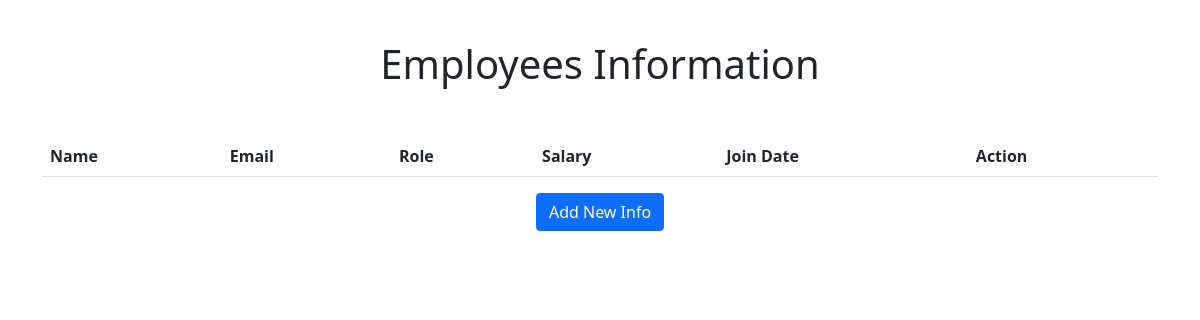
/, run on an earlier commit of the app's database.
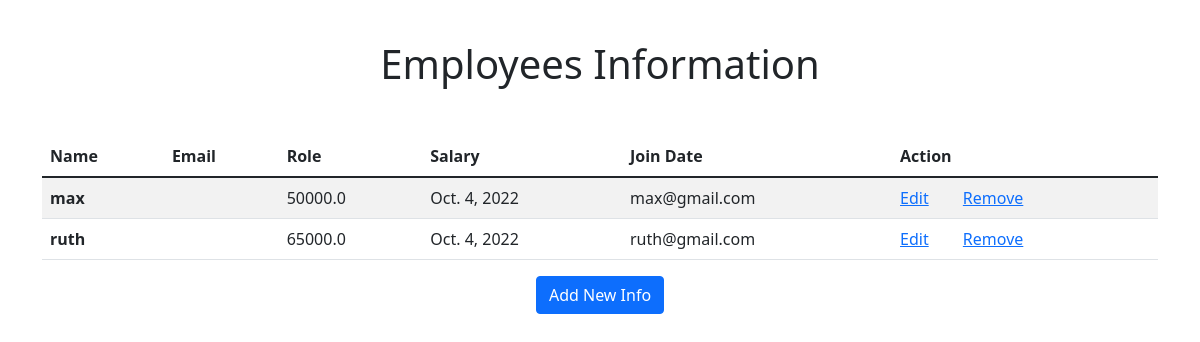
And on a later commit of the database.
### emp/models.py (models this page shows, shortened)
class Emp(models.Model):
    emp_name = models.CharField(max_length=100)
    dept = models.ForeignKey(Dept, on_delete=models.CASCADE, null=True)
    emp_salary = models.FloatField()
    date_join = models.DateField()
    emp_address = models.TextField()

### emp/views.py (the view)
# urls.py: path('', views.emp_list, name='emp_list'),
def emp_list(request):
    emp = Emp.objects.all()
    context = {
        'emp': emp,
    }
    return render(request, 'emp/list.html', context)

### emp/templates/emp/list.html (shortened to what this page needs)
{% extends 'base.html' %}
{% block content %}
    <h1 style="text-align: center; padding-top: 1em; padding-bottom: 1em;">Employees Information</h1>
    <table class="table table-striped">
        <thead>
            <tr>
                <th scope="col">Name</th>
                <th scope="col">Email</th>
                <th scope="col">Role</th>
                <th scope="col">Salary</th>
                <th scope="col">Join Date</th>
                <th scope="col">Action</th>
            </tr>
        </thead>
        <tbody>
            {% for employee in emp %}
                <tr>
                    <th scope="row">{{ employee.emp_name }}</th>
                    <td>{{ employee.emp_dept }}</td>
                    <td>{{ employee.emp_salary }}</td>
                    <td>{{ employee.date_join }}</td>
                    <td>{{ employee.emp_address }}</td>
                    <td>
                        <a style="margin-right: 30px;" href="{% url 'edit_emp' %}">Edit</a>
                        <a href="{% url 'delete_emp' %}">Remove</a>
                    </td>
                </tr>
            {% endfor %}
        </tbody>
    </table>
    <div class="text-center">
        <a href="{% url 'create_emp' %}"><button type="button" class="btn btn-primary">Add New Info</button></a>
    </div>
{% endblock content %}

What changed in the data, as far as the page shows it:
added Emp: emp_name "max", emp_salary "50000.0", date_join "Oct. 4, 2022", emp_address "max@gmail.com"
added Emp: emp_name "ruth", emp_salary "65000.0", date_join "Oct. 4, 2022", emp_address "ruth@gmail.com"
